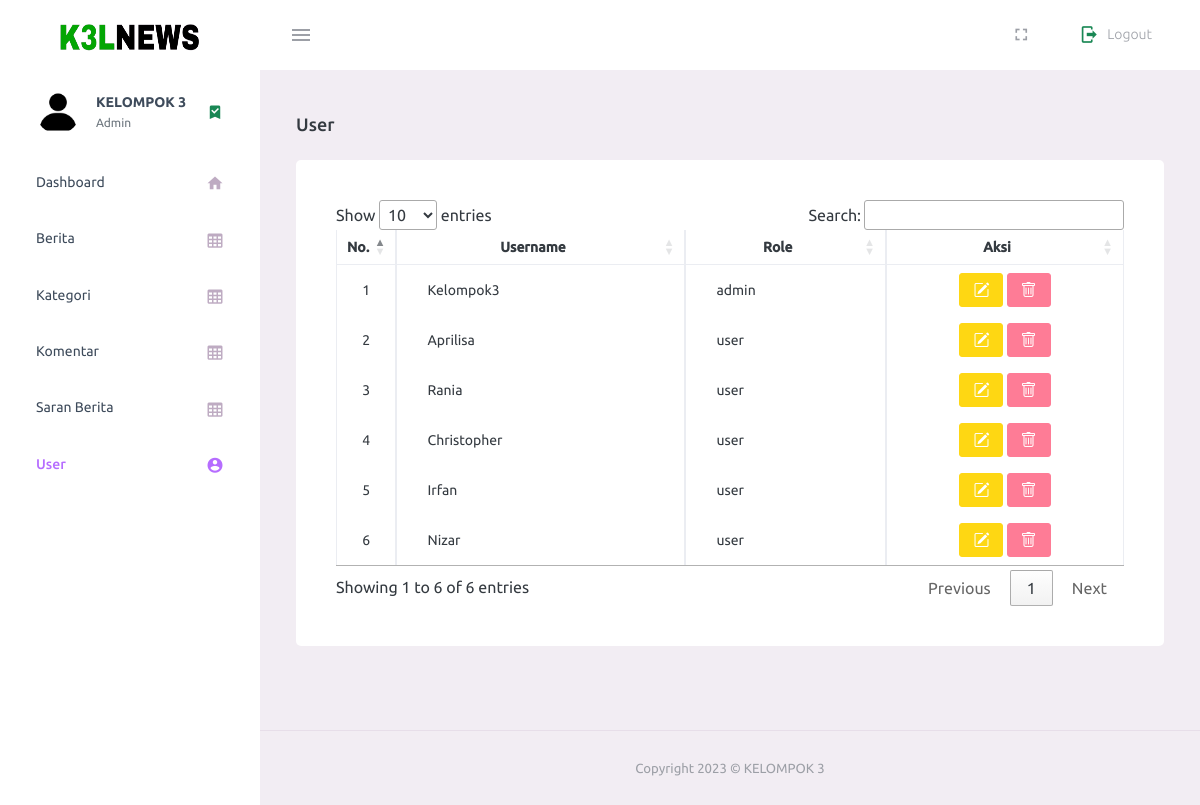
The app's page /admin/user.php (signed in) with its own data.
### tables this page shows
CREATE TABLE `user` (
  `id_user` int(11) NOT NULL,
  `email` varchar(100) NOT NULL,
  `username` varchar(100) NOT NULL,
  `password` varchar(100) NOT NULL,
  `role` enum('admin','user') NOT NULL
);

### admin/user.php (the view, shortened to what this page needs)
<?php
include_once('../connection.php');
$query = mysqli_query($conn, "SELECT * FROM `user`;");
?>
<!DOCTYPE html>
<html lang="en">
<head>
  <link rel="stylesheet" href="assets/vendors/mdi/css/materialdesignicons.min.css">
  <link rel="stylesheet" href="assets/vendors/css/vendor.bundle.base.css">
  <link href="https://cdn.jsdelivr.net/npm/bootstrap@5.3.0-alpha3/dist/css/bootstrap.min.css" rel="stylesheet">
  <link rel="stylesheet" href="https://cdn.jsdelivr.net/npm/bootstrap-icons@1.10.5/font/bootstrap-icons.css">
  <link rel="stylesheet" href="https://cdn.datatables.net/1.13.4/css/jquery.dataTables.css" />
  <link rel="stylesheet" href="assets/css/style.css">
</head>
<body>
  <div class="container-scroller">
    <nav class="navbar default-layout-navbar col-lg-12 col-12 p-0 fixed-top d-flex flex-row">
      <div class="text-center navbar-brand-wrapper d-flex align-items-center justify-content-center">
        <a class="navbar-brand brand-logo" href="index.php"><img src="assets/images/logo-k3l2.png" alt="logo" /></a>
      </div>
      <div class="navbar-menu-wrapper d-flex align-items-stretch">
        <button class="navbar-toggler navbar-toggler align-self-center" type="button" data-toggle="minimize">
          <span class="mdi mdi-menu"></span>
        </button>
        <ul class="navbar-nav navbar-nav-right">
          <li class="nav-item d-none d-lg-block full-screen-link">
            <a class="nav-link">
              <i class="mdi mdi-fullscreen" id="fullscreen-button"></i>
            </a>
          </li>
          <li class="nav-item nav-logout d-none d-lg-block">
            <a class="nav-link" href="../backend/logout.php">
              <i class="mdi mdi-logout me-2 text-success"></i> Logout </a>
          </li>
        </ul>
      </div>
    </nav>
    <div class="container-fluid page-body-wrapper">
      <nav class="sidebar sidebar-offcanvas" id="sidebar">
        <ul class="nav">
          <li class="nav-item nav-profile">
            <a href="index.php" class="nav-link">
              <div class="nav-profile-image">
                <img src="assets/images/faces/profile.png" alt="profile">
              </div>
              <div class="nav-profile-text d-flex flex-column">
                <span class="font-weight-bold mb-2">KELOMPOK 3</span>
                <span class="text-secondary text-small">Admin</span>
              </div>
              <i class="mdi mdi-bookmark-check text-success nav-profile-badge"></i>
            </a>
          </li>
          <li class="nav-item">
            <a class="nav-link" href="index.php">
              <span class="menu-title">Dashboard</span>
              <i class="mdi mdi-home menu-icon"></i>
            </a>
          </li>
          <li class="nav-item">
            <a class="nav-link" href="berita.php">
              <span class="menu-title">Berita</span>
              <i class="mdi mdi-table-large menu-icon"></i>
            </a>
          </li>
          <li class="nav-item">
            <a class="nav-link" href="kategori.php">
              <span class="menu-title">Kategori</span>
              <i class="mdi mdi-table-large menu-icon"></i>
            </a>
          </li>
          <li class="nav-item">
            <a class="nav-link" href="komentar.php">
              <span class="menu-title">Komentar</span>
              <i class="mdi mdi-table-large menu-icon"></i>
            </a>
          </li>
          <li class="nav-item">
            <a class="nav-link" href="saran.php">
              <span class="menu-title">Saran Berita</span>
              <i class="mdi mdi-table-large menu-icon"></i>
            </a>
          </li>
          <li class="nav-item">
            <a class="nav-link" href="user.php">
              <span class="menu-title">User</span>
              <i class="mdi mdi-account-circle menu-icon"></i>
            </a>
          </li>
        </ul>
      </nav>
      <div class="main-panel">
        <div class="content-wrapper">
          <div class="page-header">
            <h3 class="page-title"> User </h3>
          </div>
          <div class="row">
            <div class="col-lg-12 grid-margin stretch-card">
              <div class="card">
                <div class="card-body">
                  <table class="table table-bordered" id="myTable">
                    <thead>
                      <tr class="text-center align-middle">
                        <th class="text-center" scope="col" width="10px">No. </th>
                        <th class="text-center" scope="col">Username</th>
                        <th class="text-center" scope="col">Role</th>
                        <th class="text-center" scope="col" width="200px">Aksi</th>
                      </tr>
                    </thead>
                    <tbody>
                      <?php $i = 1 ?>
                      <?php foreach ($query as $data) : ?>
                        <tr>
                          <td class="text-center align-middle"><?= $i; ?></td>
                          <td style="padding-left: 30px;"><?= $data["username"]; ?></td>
                          <td style="padding-left: 30px;"><?= $data["role"]; ?></td>
                          <td width="50px" class="text-center align-middle">
                            <a href="edit_user.php?idUser=<?= $data["id_user"]; ?>" class="btn btn-warning btn-sm"><i class="bi bi-pencil-square"></i></a>
                            <a href="#" class="btn btn-danger btn-sm" onclick="confirmDelete(<?= $data['id_user'] ?>)">
                              <i class="bi bi-trash"></i>
                            </a>
                          </td>
                        </tr>
                        <?php $i++; ?>
                      <?php endforeach; ?>
                    </tbody>
                  </table>
                </div>
              </div>
            </div>
          </div>
        </div>
        <footer class="footer">
          <div class="container-fluid d-flex justify-content-center">
            <span class="text-muted d-block text-center text-sm-start d-sm-inline-block">
              Copyright 2023 © KELOMPOK 3 </span>
          </div>
        </footer>
      </div>
    </div>
  </div>
</body>
</html>

### records on screen
user: username "Kelompok3", role "admin"
user: username "Aprilisa", role "user"
user: username "Rania", role "user"
user: username "Christopher", role "user"
user: username "Irfan", role "user"
user: username "Nizar", role "user"
